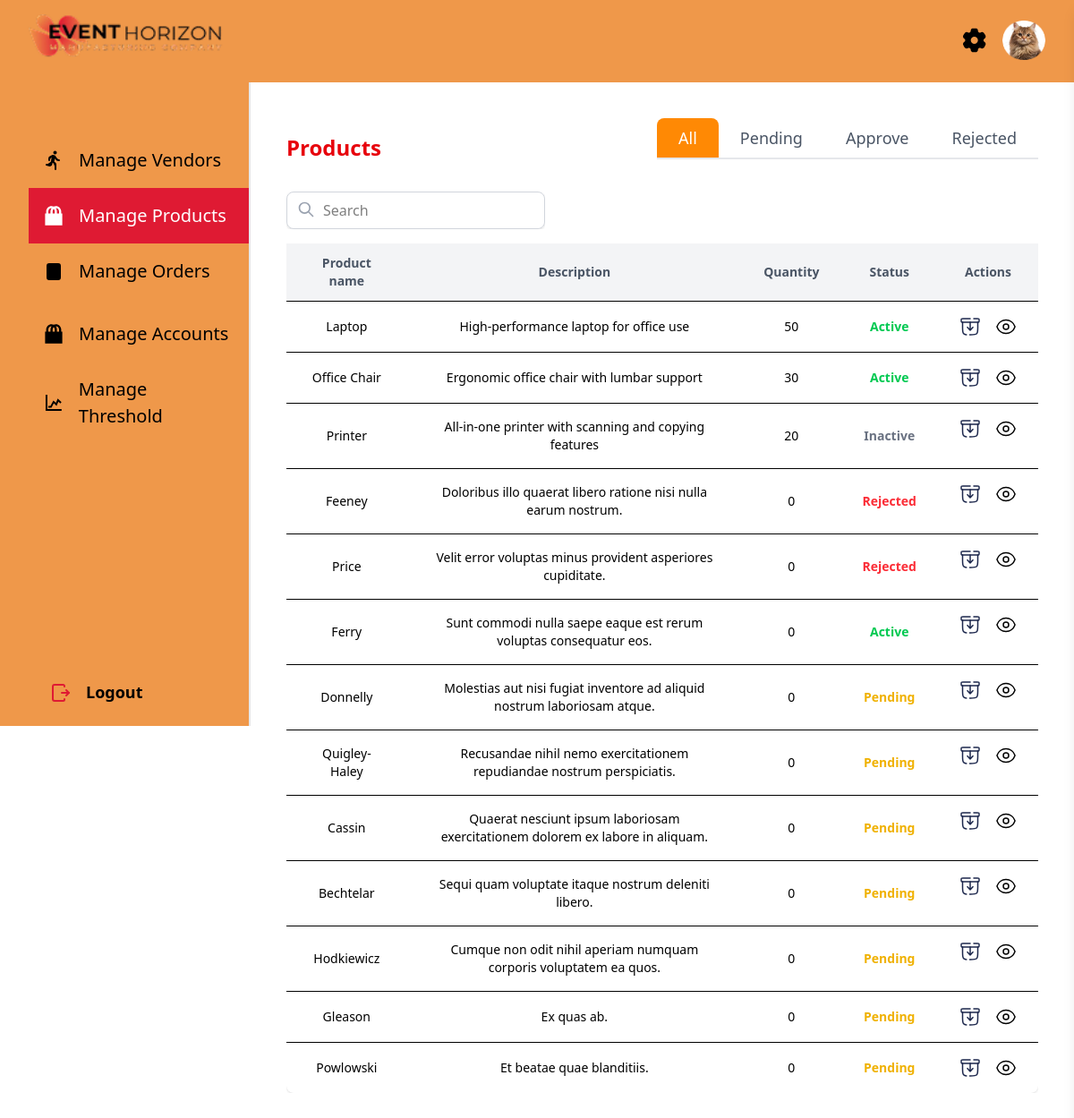
Screenshot of /router/admin-main.php?module=products with the database file from the repository.
### tables this page shows
CREATE TABLE `products` (
  `product_number` bigint(20) NOT NULL,
  `product_name` varchar(255) NOT NULL,
  `category_id` int(11) DEFAULT NULL,
  `description` text DEFAULT NULL,
  `unit_of_measurement` varchar(50) DEFAULT NULL,
  `unit_price` decimal(10,2) DEFAULT NULL,
  `status` varchar(50) DEFAULT NULL,
  `vendor_number` int(11) DEFAULT NULL,
  `quantity` int(11) NOT NULL DEFAULT 0,
  `threshold_limit` int(11) NOT NULL DEFAULT 10
);

### router/admin-main.php (called while the page is built, shortened)
<?php
include('../admin-layout.php');

### tables/tables-admin/ProductTable.php (shortened to what this page needs)
<div class="overflow-y-auto max-h-[65vh]">
    <table id="productTable" class="min-w-full bg-white rounded-lg shadow">
        <thead class="bg-gray-100 sticky top-0 ">
            <tr class="text-center text-sm text-gray-600">
                <th class="px-6 py-3 text-center">Product name</th>
                <th class="px-6 py-3 text-center">Description</th>
                <th class="px-6 py-3 text-center">Quantity</th>
                <th class="px-6 py-3 text-center">Status</th>
                <th class="px-6 py-3 text-center">Actions</th>
            </tr>
        </thead>
        <tbody>
            <?php if (!empty($addproducts)): ?>
                <?php foreach ($addproducts as $product): ?>
                    <tr class="border-t text-sm text-center">
                        <td class="px-6 py-4"><?php echo htmlspecialchars($product['product_name']); ?></td>
                        <td class="px-6 py-4"><?php echo htmlspecialchars($product['description']); ?></td>
                        <td class="px-6 py-4"><?php echo htmlspecialchars($product['quantity']); ?></td>
                        <td class="px-6 py-4">
                            <?php
                            $status = htmlspecialchars($product['status']);
                            if ($status == 'active') {
                                echo '<span class="text-green-500 font-semibold">Active</span>';
                            } elseif ($status == 'rejected') {
                                echo '<span class="text-red-500 font-semibold">Rejected</span>';
                            } else if ($status == 'pending') {
                                echo '<span class="text-yellow-500 font-semibold">Pending</span>';
                            } else {
                                echo '<span class="text-gray-500 font-semibold">Inactive</span>';
                            }
                            ?>
                        </td>
                        <td class="px-6 py-4 flex items-center justify-center space-x-4">
                            <a href="#" data-product-id="<?php echo $product['product_number']; ?>" class="text-yellow-500 hover:scale-110 archiveProductBtn">
                            </a>
                            <button
                                data-target=".exampleModal-<?php echo htmlspecialchars($product['product_number']); ?>"
                                type="button"
                                class="viewProductBtn text-red-500 hover:scale-110">
                            </button>
                        </td>
                    </tr>
                <?php endforeach; ?>
            <?php else: ?>
                <tr>
                    <td colspan="6" class="text-center py-4">No products found.</td>
                </tr>
            <?php endif; ?>
        </tbody>
    </table>
</div>

### rows the page displays
products: product_name "Laptop", description "High-performance laptop for office use", quantity "50", status "Active"
products: product_name "Office Chair", description "Ergonomic office chair with lumbar support", quantity "30", status "Active"
products: product_name "Printer", description "All-in-one printer with scanning and copying features", quantity "20", status "Inactive"
products: product_name "Feeney", description "Doloribus illo quaerat libero ratione nisi nulla earum nostrum.", quantity "0", status "Rejected"
products: product_name "Price", description "Velit error voluptas minus provident asperiores cupiditate.", quantity "0", status "Rejected"
products: product_name "Ferry", description "Sunt commodi nulla saepe eaque est rerum voluptas consequatur eos.", quantity "0", status "Active"
products: product_name "Donnelly", description "Molestias aut nisi fugiat inventore ad aliquid nostrum laboriosam atque.", quantity "0", status "Pending"
products: product_name "Quigley-Haley", description "Recusandae nihil nemo exercitationem repudiandae nostrum perspiciatis.", quantity "0", status "Pending"
products: product_name "Cassin", description "Quaerat nesciunt ipsum laboriosam exercitationem dolorem ex labore in aliquam.", quantity "0", status "Pending"
products: product_name "Bechtelar", description "Sequi quam voluptate itaque nostrum deleniti libero.", quantity "0", status "Pending"
products: product_name "Hodkiewicz", description "Cumque non odit nihil aperiam numquam corporis voluptatem ea quos.", quantity "0", status "Pending"
products: product_name "Gleason", description "Ex quas ab.", quantity "0", status "Pending"
products: product_name "Powlowski", description "Et beatae quae blanditiis.", quantity "0", status "Pending"
